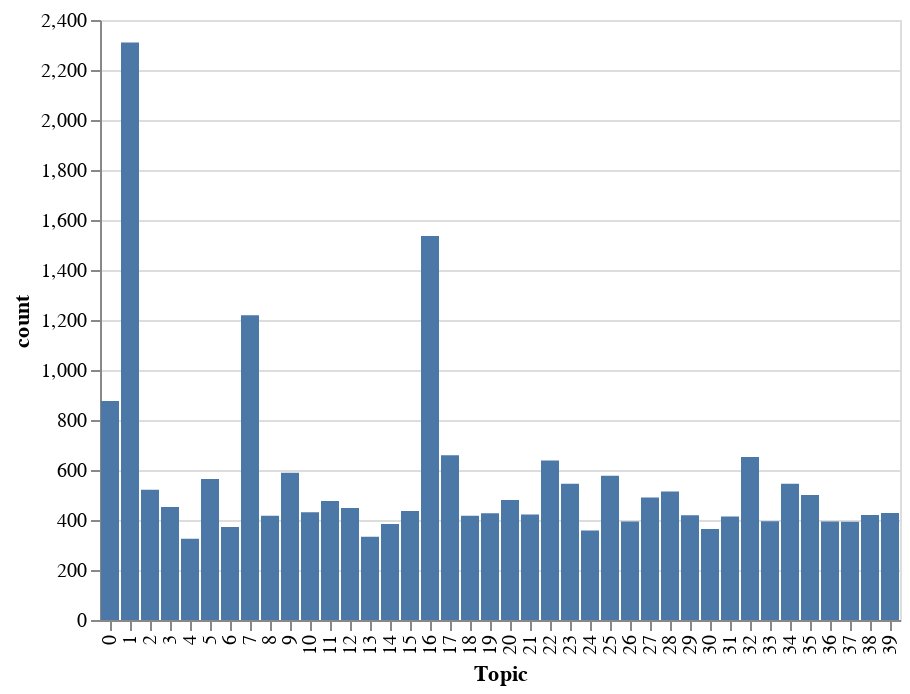

Notebook code cell kept with this figure:
### Markdown cell above
Topics

### Code cell
p_data = topics40.topic.value_counts().to_frame("count").rename_axis("Topic").reset_index()

chart = alt.Chart(p_data).mark_bar().encode(
    x="Topic:O",
    y="count:Q"
)

chart.save(os.path.join(figures_path, "topics", "posts_per_topic.html"))
chart

### Figure 1 — Vega-Lite specification as saved in the notebook (floating-point values rounded to 4 significant figures)
{"$schema": "https://vega.github.io/schema/vega-lite/v3.4.0.json", "config": {"mark": {"tooltip": null}, "view": {"height": 300, "width": 400}}, "data": {"name": "data-0c867e1b89a7a69ecdd11822f2735c2e"}, "datasets": {"data-0c867e1b89a7a69ecdd11822f2735c2e": [{"Topic": 1, "count": 2310}, {"Topic": 16, "count": 1536}, {"Topic": 7, "count": 1219}, {"Topic": 0, "count": 876}, {"Topic": 17, "count": 659}, {"Topic": 32, "count": 652}, {"Topic": 22, "count": 638}, {"Topic": 9, "count": 589}, {"Topic": 25, "count": 577}, {"Topic": 5, "count": 564}, {"Topic": 34, "count": 545}, {"Topic": 23, "count": 545}, {"Topic": 2, "count": 521}, {"Topic": 28, "count": 514}, {"Topic": 35, "count": 500}, {"Topic": 27, "count": 490}, {"Topic": 20, "count": 480}, {"Topic": 11, "count": 476}, {"Topic": 3, "count": 452}, {"Topic": 12, "count": 448}, {"Topic": 15, "count": 436}, {"Topic": 10, "count": 431}, {"Topic": 39, "count": 428}, {"Topic": 19, "count": 427}, {"Topic": 21, "count": 422}, {"Topic": 38, "count": 420}, {"Topic": 29, "count": 419}, {"Topic": 8, "count": 417}, {"Topic": 18, "count": 417}, {"Topic": 31, "count": 414}, {"Topic": 33, "count": 395}, {"Topic": 36, "count": 394}, {"Topic": 26, "count": 394}, {"Topic": 37, "count": 393}, {"Topic": 14, "count": 384}, {"Topic": 6, "count": 372}, {"Topic": 30, "count": 364}, {"Topic": 24, "count": 358}, {"Topic": 13, "count": 333}, {"Topic": 4, "count": 325}]}, "encoding": {"x": {"field": "Topic", "type": "ordinal"}, "y": {"field": "count", "type": "quantitative"}}, "mark": "bar"}
